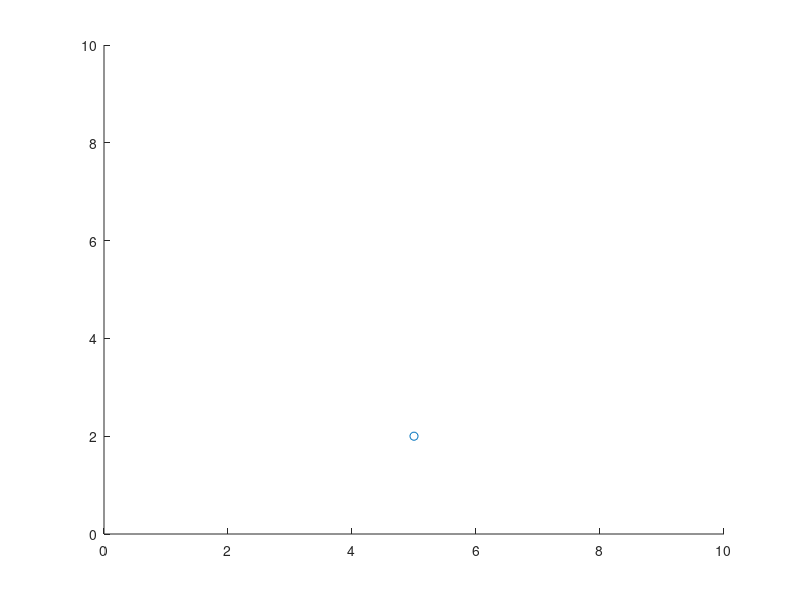

Recreate this plot in MATLAB. (Note: this script raises an error after producing the figure.)
close all
currentBS = [5 2 7 8];
X = currentBS(1);
Y = currentBS(2);
scatter(X,Y)
axis([0 10 0 10])
Walls = [0 0 0 10; ...
        0 0 10 0; ...
        10 0 10 10; ...
        0 10 10 10; ...
        2 2 7 5];
dt = 0.05;
g = -9.8;

for t = 0:dt:10
    
   X = currentBS(1);
   Y = currentBS(2);
   Vx = currentBS(3);
   Vy = currentBS(4);
   
   Vy = Vy + g * dt;
   currentBS = [X Y Vx Vy];
   
   currentBS = updateBallState(currentBS, dt,Walls, .8);
   scatter(currentBS(1),currentBS(2))
   axis([0 10 0 10])
   drawnow
end